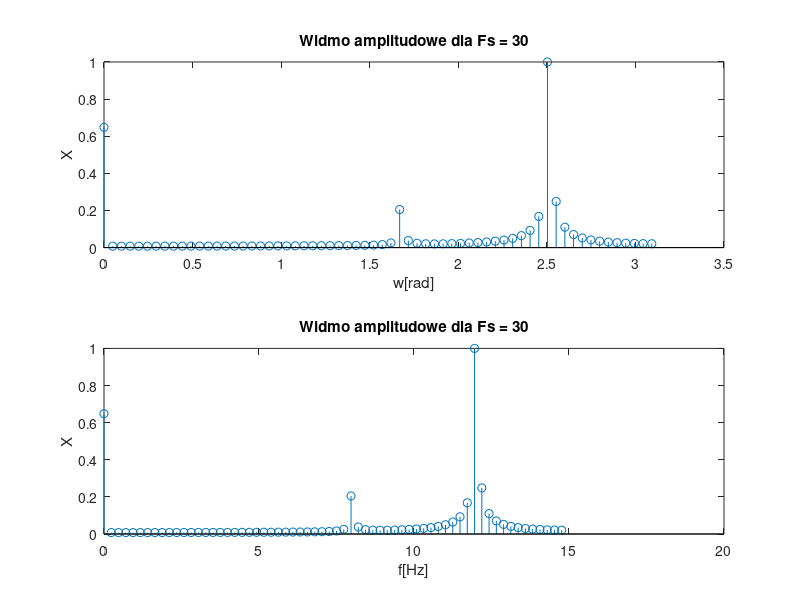
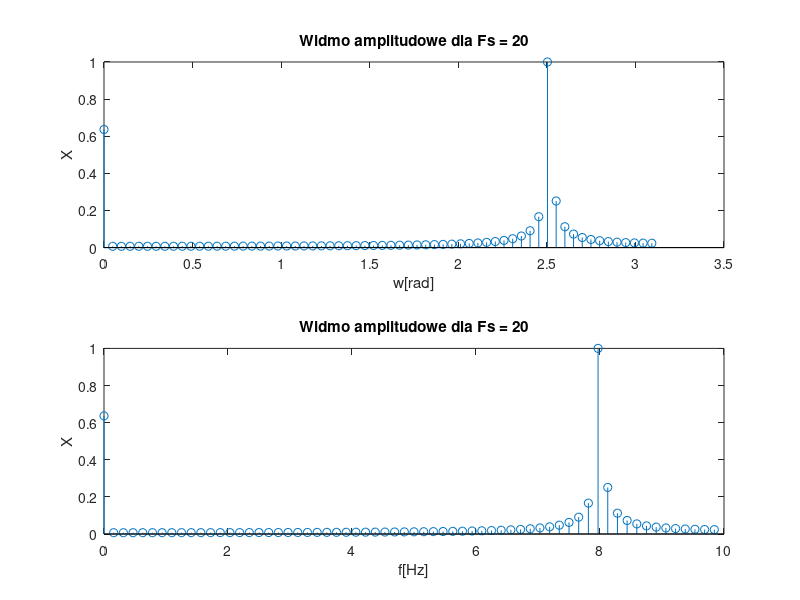
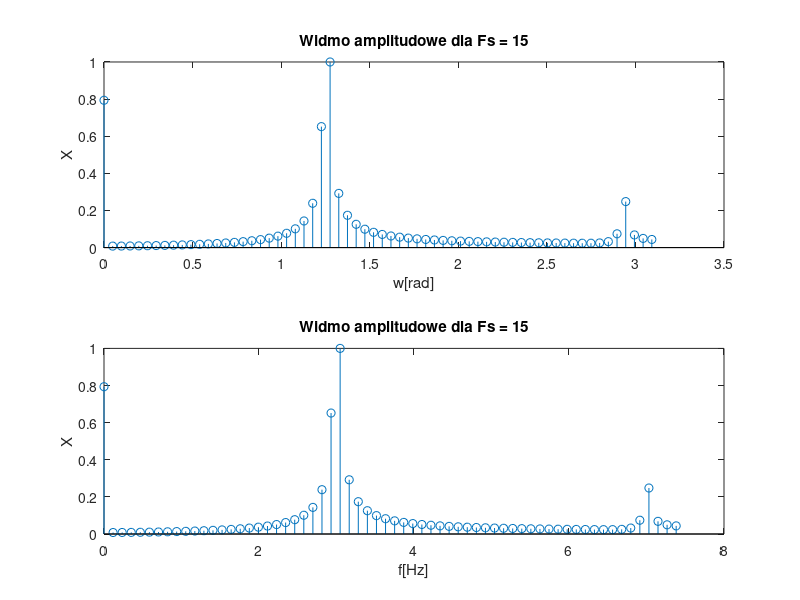

MATLAB code to generate these figures, in order:
%Malgorzata Targan
% 131420
% lab 2

clear all 
close all

Fs = [30 20 15]

N1 = 128;
n = [0: N1-1];

w(:,1) = 2*pi*n/N1;
w(:,2) = 2*pi*n/N1;
w(:,3) = 2*pi*n/N1;

f(:,1) = n*Fs(1)/N1;
f(:,2) = n*Fs(2)/N1;
f(:,3) = n*Fs(3)/N1;

x(:,1) = 3 + 2*sin(16*pi*n/Fs(1)) + 10*cos(24*pi*n/Fs(1));
x(:,2) = 3 + 2*sin(16*pi*n/Fs(2)) + 10*cos(24*pi*n/Fs(2));
x(:,3) = 3 + 2*sin(16*pi*n/Fs(3)) + 10*cos(24*pi*n/Fs(3));


X(:,1) = fft(x(:,1),N1);
X(:,2) = fft(x(:,2),N1);
X(:,3) = fft(x(:,3),N1);

figure(1)
subplot(2,1,1);
stem(w(1:length(w(:,1))/2,1), abs(X(1:length(X(:,1))/2,1)./max(X(:,1))));
xlabel('w[rad]');ylabel('X');title('Widmo amplitudowe dla Fs = 30')

subplot(2,1,2);
stem(f(1:length(f(:,1))/2,1), abs(X(1:length(X(:,1))/2,1)./max(X(:,1))));
xlabel('f[Hz]');ylabel('X');title('Widmo amplitudowe dla Fs = 30')


figure(2)
subplot(2,1,1);
stem(w(1:length(w(:,2))/2,2), abs(X(1:length(X(:,2))/2,2)./max(X(:,2))));
xlabel('w[rad]');ylabel('X');title('Widmo amplitudowe dla Fs = 20')

subplot(2,1,2);
stem(f(1:length(f(:,2))/2,2), abs(X(1:length(X(:,2))/2,2)./max(X(:,2))));
xlabel('f[Hz]');ylabel('X');title('Widmo amplitudowe dla Fs = 20')

figure(3)
subplot(2,1,1);
stem(w(1:length(w(:,3))/2,3), abs(X(1:length(X(:,3))/2,3)./max(X(:,3))));
xlabel('w[rad]');ylabel('X');title('Widmo amplitudowe dla Fs = 15')

subplot(2,1,2);
stem(f(1:length(f(:,3))/2,3), abs(X(1:length(X(:,3))/2,3)./max(X(:,3))));
xlabel('f[Hz]');ylabel('X');title('Widmo amplitudowe dla Fs = 15')

%Y=[X(1:(N+1)/2), zeros(1,K*N), X((N+1)/2+1:N)]; 
%xr =  =(K+1)*ifft(Y); 



